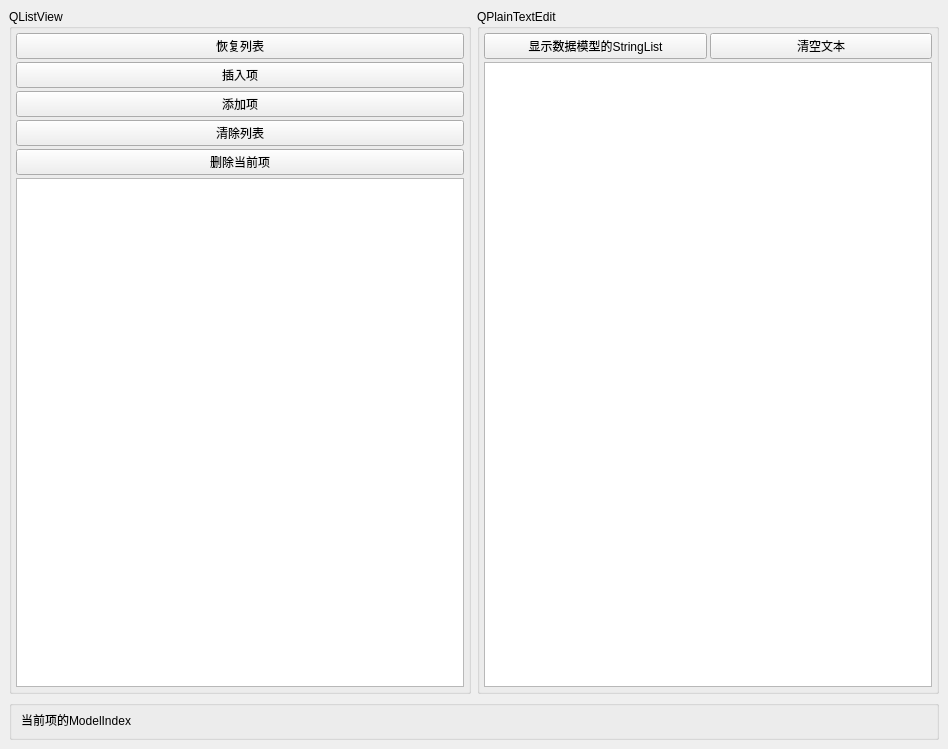
<?xml version="1.0" encoding="UTF-8"?>
<ui version="4.0">
 <class>MainWindow</class>
 <widget class="QMainWindow" name="MainWindow">
  <property name="geometry">
   <rect>
    <x>0</x>
    <y>0</y>
    <width>948</width>
    <height>749</height>
   </rect>
  </property>
  <property name="windowTitle">
   <string>MainWindow</string>
  </property>
  <widget class="QWidget" name="centralwidget">
   <layout class="QGridLayout" name="gridLayout_3">
    <item row="0" column="0">
     <widget class="QGroupBox" name="groupBox">
      <property name="title">
       <string>QListView</string>
      </property>
      <layout class="QVBoxLayout" name="verticalLayout_3">
       <property name="spacing">
        <number>3</number>
       </property>
       <property name="leftMargin">
        <number>4</number>
       </property>
       <property name="topMargin">
        <number>4</number>
       </property>
       <property name="rightMargin">
        <number>4</number>
       </property>
       <property name="bottomMargin">
        <number>4</number>
       </property>
       <item>
        <layout class="QVBoxLayout" name="verticalLayout">
         <item>
          <widget class="QPushButton" name="btnIniList">
           <property name="text">
            <string>恢复列表</string>
           </property>
          </widget>
         </item>
         <item>
          <widget class="QPushButton" name="btnListInsert">
           <property name="text">
            <string>插入项</string>
           </property>
          </widget>
         </item>
         <item>
          <widget class="QPushButton" name="btnListAppend">
           <property name="text">
            <string>添加项</string>
           </property>
          </widget>
         </item>
         <item>
          <widget class="QPushButton" name="btnListClear">
           <property name="text">
            <string>清除列表</string>
           </property>
          </widget>
         </item>
         <item>
          <widget class="QPushButton" name="btnListDelete">
           <property name="text">
            <string>删除当前项</string>
           </property>
          </widget>
         </item>
        </layout>
       </item>
       <item>
        <widget class="QListView" name="listView"/>
       </item>
      </layout>
     </widget>
    </item>
    <item row="0" column="1">
     <widget class="QGroupBox" name="groupBox_2">
      <property name="title">
       <string>QPlainTextEdit</string>
      </property>
      <layout class="QVBoxLayout" name="verticalLayout_2">
       <property name="spacing">
        <number>3</number>
       </property>
       <property name="leftMargin">
        <number>4</number>
       </property>
       <property name="topMargin">
        <number>4</number>
       </property>
       <property name="rightMargin">
        <number>4</number>
       </property>
       <property name="bottomMargin">
        <number>4</number>
       </property>
       <item>
        <layout class="QHBoxLayout" name="horizontalLayout_2">
         <item>
          <widget class="QPushButton" name="btnTextImport">
           <property name="text">
            <string>显示数据模型的StringList</string>
           </property>
          </widget>
         </item>
         <item>
          <widget class="QPushButton" name="btnTextClear">
           <property name="text">
            <string>清空文本</string>
           </property>
          </widget>
         </item>
        </layout>
       </item>
       <item>
        <widget class="QPlainTextEdit" name="plainTextEdit"/>
       </item>
      </layout>
     </widget>
    </item>
    <item row="1" column="0" colspan="2">
     <layout class="QGridLayout" name="gridLayout_2">
      <item row="0" column="0">
       <widget class="QGroupBox" name="groupBox_3">
        <property name="sizePolicy">
         <sizepolicy hsizetype="Preferred" vsizetype="Preferred">
          <horstretch>0</horstretch>
          <verstretch>0</verstretch>
         </sizepolicy>
        </property>
        <property name="maximumSize">
         <size>
          <width>16777215</width>
          <height>40</height>
         </size>
        </property>
        <property name="title">
         <string/>
        </property>
        <layout class="QHBoxLayout" name="horizontalLayout">
         <property name="topMargin">
          <number>6</number>
         </property>
         <item>
          <widget class="QLabel" name="LabInfo">
           <property name="sizePolicy">
            <sizepolicy hsizetype="Preferred" vsizetype="Preferred">
             <horstretch>1</horstretch>
             <verstretch>2</verstretch>
            </sizepolicy>
           </property>
           <property name="palette">
            <palette>
             <active>
              <colorrole role="Light">
               <brush brushstyle="SolidPattern">
                <color alpha="255">
                 <red>0</red>
                 <green>170</green>
                 <blue>127</blue>
                </color>
               </brush>
              </colorrole>
             </active>
             <inactive>
              <colorrole role="Light">
               <brush brushstyle="SolidPattern">
                <color alpha="255">
                 <red>255</red>
                 <green>255</green>
                 <blue>255</blue>
                </color>
               </brush>
              </colorrole>
             </inactive>
             <disabled>
              <colorrole role="Light">
               <brush brushstyle="SolidPattern">
                <color alpha="255">
                 <red>0</red>
                 <green>170</green>
                 <blue>127</blue>
                </color>
               </brush>
              </colorrole>
             </disabled>
            </palette>
           </property>
           <property name="contextMenuPolicy">
            <enum>Qt::DefaultContextMenu</enum>
           </property>
           <property name="autoFillBackground">
            <bool>false</bool>
           </property>
           <property name="frameShadow">
            <enum>QFrame::Plain</enum>
           </property>
           <property name="text">
            <string>当前项的ModelIndex</string>
           </property>
           <property name="scaledContents">
            <bool>false</bool>
           </property>
           <property name="margin">
            <number>0</number>
           </property>
          </widget>
         </item>
        </layout>
       </widget>
      </item>
     </layout>
    </item>
   </layout>
  </widget>
 </widget>
 <resources/>
 <connections/>
</ui>
